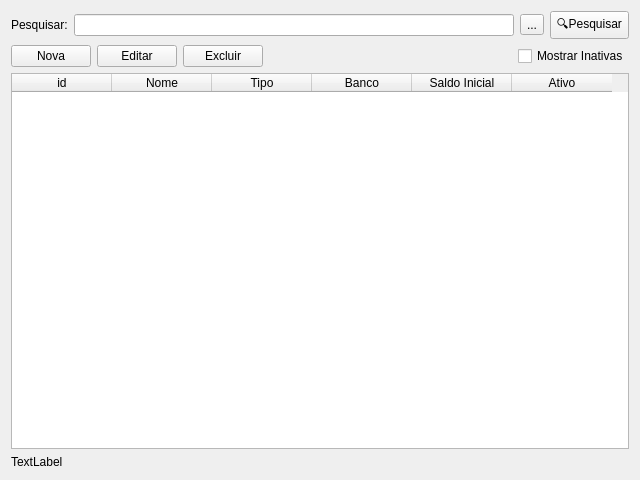
<?xml version="1.0" encoding="UTF-8"?>
<ui version="4.0">
 <class>ContasWidget</class>
 <widget class="QWidget" name="ContasWidget">
  <property name="geometry">
   <rect>
    <x>0</x>
    <y>0</y>
    <width>640</width>
    <height>480</height>
   </rect>
  </property>
  <property name="minimumSize">
   <size>
    <width>640</width>
    <height>480</height>
   </size>
  </property>
  <property name="windowTitle">
   <string>Form</string>
  </property>
  <layout class="QVBoxLayout" name="verticalLayout">
   <item>
    <layout class="QVBoxLayout" name="layPrincipal">
     <item>
      <layout class="QHBoxLayout" name="layPesquisa">
       <item>
        <widget class="QLabel" name="lblPesquisar">
         <property name="enabled">
          <bool>true</bool>
         </property>
         <property name="text">
          <string>Pesquisar:</string>
         </property>
        </widget>
       </item>
       <item>
        <widget class="QLineEdit" name="edtPesquisar"/>
       </item>
       <item>
        <widget class="QToolButton" name="btnLimpar">
         <property name="text">
          <string>...</string>
         </property>
         <property name="icon">
          <iconset theme="QIcon::ThemeIcon::EditClear"/>
         </property>
        </widget>
       </item>
       <item>
        <widget class="QToolButton" name="btnPesquisar">
         <property name="text">
          <string>🔍Pesquisar</string>
         </property>
         <property name="icon">
          <iconset theme="QIcon::ThemeIcon::EditFind"/>
         </property>
         <property name="checkable">
          <bool>false</bool>
         </property>
        </widget>
       </item>
      </layout>
     </item>
     <item>
      <layout class="QHBoxLayout" name="layFerramentas">
       <item>
        <widget class="QPushButton" name="btnNova">
         <property name="text">
          <string>Nova</string>
         </property>
        </widget>
       </item>
       <item>
        <widget class="QPushButton" name="btnEditar">
         <property name="text">
          <string>Editar</string>
         </property>
        </widget>
       </item>
       <item>
        <widget class="QPushButton" name="btnExcluir">
         <property name="text">
          <string>Excluir</string>
         </property>
        </widget>
       </item>
       <item>
        <spacer name="spacer">
         <property name="orientation">
          <enum>Qt::Orientation::Horizontal</enum>
         </property>
         <property name="sizeHint" stdset="0">
          <size>
           <width>40</width>
           <height>20</height>
          </size>
         </property>
        </spacer>
       </item>
       <item>
        <widget class="QCheckBox" name="chkMostrarInativas">
         <property name="text">
          <string>Mostrar Inativas</string>
         </property>
        </widget>
       </item>
      </layout>
     </item>
     <item>
      <widget class="QTableWidget" name="tblContas">
       <property name="columnCount">
        <number>6</number>
       </property>
       <column>
        <property name="text">
         <string>id</string>
        </property>
       </column>
       <column>
        <property name="text">
         <string>Nome</string>
        </property>
       </column>
       <column>
        <property name="text">
         <string>Tipo</string>
        </property>
       </column>
       <column>
        <property name="text">
         <string>Banco</string>
        </property>
       </column>
       <column>
        <property name="text">
         <string>Saldo Inicial</string>
        </property>
       </column>
       <column>
        <property name="text">
         <string>Ativo</string>
        </property>
       </column>
      </widget>
     </item>
     <item>
      <widget class="QLabel" name="lblQuantidade">
       <property name="text">
        <string>TextLabel</string>
       </property>
      </widget>
     </item>
    </layout>
   </item>
  </layout>
 </widget>
 <resources/>
 <connections/>
</ui>
